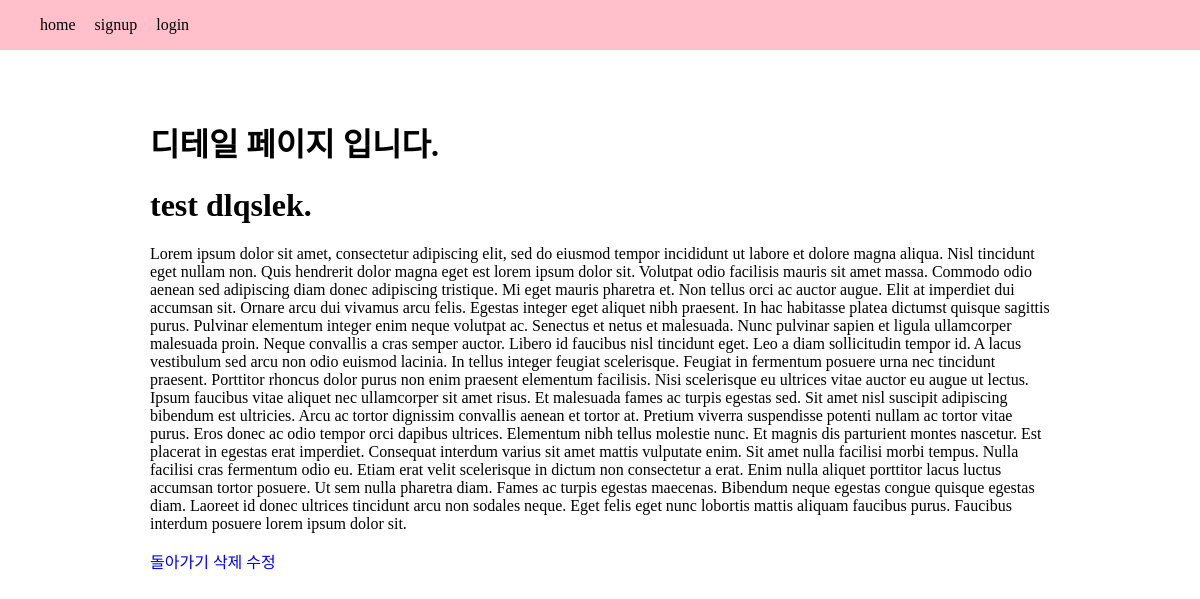
The app's page /blog/4 with its own data.
### blog/models.py (models this page shows, shortened)
class Blog(models.Model):
    title = models.CharField(max_length = 2000)
    pub_dated = models.DateTimeField('data published')
    body = models.TextField()

### blog/views.py (the view)
# urls.py: path('<int:blog_id>', views.detail, name='detail'),
def detail(request,blog_id):
    blog_detail = Blog.objects.get(id = blog_id)
    return render(request, 'detail.html', {'blog': blog_detail})

### blog/templates/detail.html (shortened to what this page needs)
{% extends 'base.html' %}
{% block content %}
    <br>
    <body>
        <h1>디테일 페이지 입니다.</h1>
        <h1>{{blog.title}}</h1>
        <p>{{blog.body}}</p>
        <a href="{% url 'home' %}">돌아가기</a>
        <a href="{% url 'delete' blog.id %}">삭제</a>
        <a href="{% url 'edit' blog.id %}">수정</a>
    </body>
{% endblock %}

### myproject/static/css/base.css (style rules this page uses)
body { margin: 0; padding: 0; }
a { text-decoration: none; }

### records on screen
Blog: title "test dlqslek.", body "Lorem ipsum dolor sit amet, consectetur adipiscing elit, sed do eiusmod tempor incididunt ut labore et dolore magna aliqua. Nisl tincidunt eget nullam non. Quis hendrerit dolor magna eget est lorem ipsum dolor sit. Volutpat odio facilisis mauris sit amet massa. Commodo odio aenean sed adipiscing diam donec adipiscing tristique. Mi eget mauris pharetra et. Non tellus orci ac auctor augue. Elit at imperdiet dui accumsan sit. Ornare arcu dui vivamus arcu felis. Egestas integer eget aliquet nibh praesent. In hac habitasse platea dictumst quisque sagittis purus. Pulvinar elementum integer enim neque volutpat ac. Senectus et netus et malesuada. Nunc pulvinar sapien et ligula ullamcorper malesuada…"
